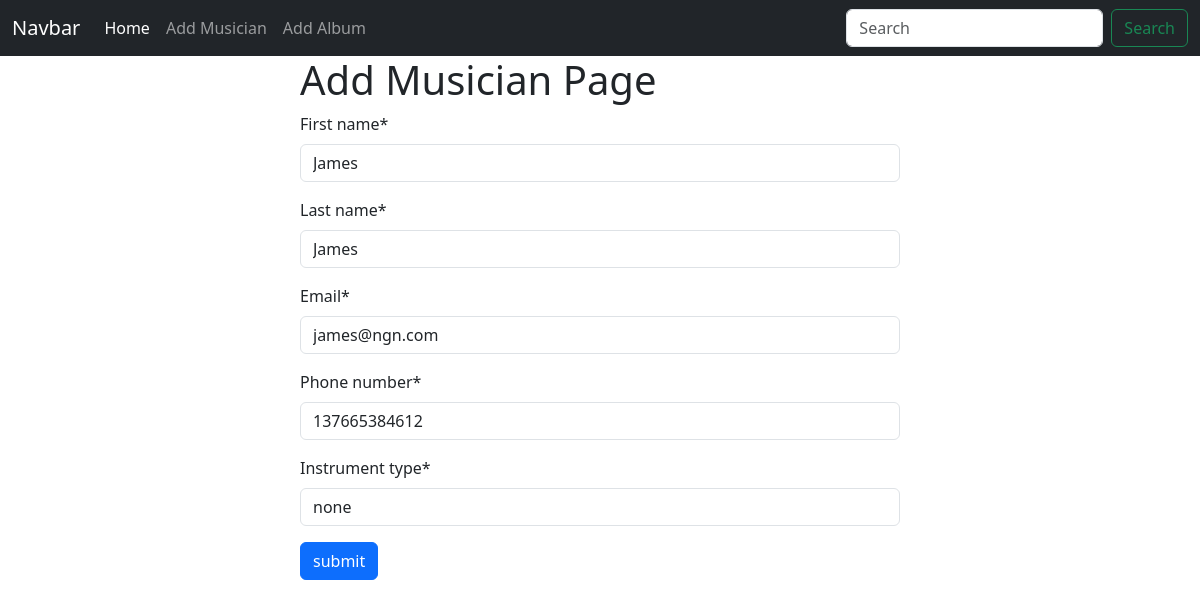
The page /musician/edit/15/ on the database its author committed.
### musician/models.py (models this page shows, shortened)
class Musician(models.Model):
    first_name = models.CharField(max_length=50)
    last_name = models.CharField(max_length=50)
    email = models.EmailField(max_length=50)
    phone_number = models.IntegerField(max_length=13)
    instrument_type = models.CharField(max_length=50)

### musician/views.py (the view)
# urls.py: path("edit/<int:id>/", views.edit_musician, name="edit_musician"),
def edit_musician(request, id):
    musician = Musician.objects.get(id=id)
    if request.method == "POST":
        form = MusicianForm(request.POST, instance=musician)
        if form.is_valid():
            form.save()
            return redirect("homepage")
    else:
        form = MusicianForm(instance=musician)
    return render(request, "add_musician.html", {"form": form})

### musician/forms.py
class MusicianForm(forms.ModelForm):
    class Meta:
        model = Musician
        fields = "__all__"

### musician/templates/add_musician.html (shortened to what this page needs)
{% extends "base.html" %}
{% load crispy_forms_tags %}
{% block content %}
<form method="post" style="width: 50%; margin:auto">
    <h1>Add Musician Page</h1>
    {{form | crispy}}
    <button class="btn btn-primary">submit</button>
</form>
{% endblock %}

### rows shown on the page
Musician: first_name "James", last_name "James", email "james@ngn.com", phone_number "137665384612", instrument_type "none"
